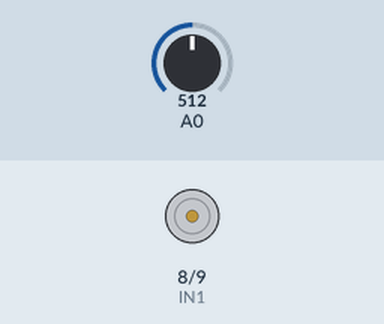
Bench run of a sketch on a simulated Arduino Uno, built with avr-gcc and run on an emulated ATmega328P. Parts: motor-driver pin pairs drawn as motors (green arrow = first pin HIGH = forward, orange = second pin HIGH = backward, longer = more drive). The test bench sets the inputs (shaded band); at power-on: A0 = 512.

Above: at 1.2 s.
1.3 s: A0 set to 462
2.8 s: A0 set to 442
At 3.2 s:
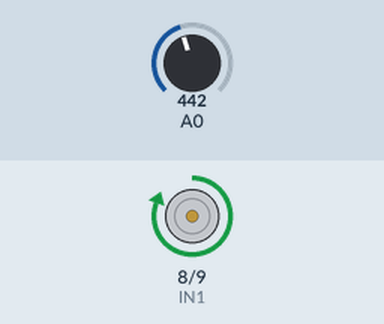
4.3 s: A0 set to 809
At 5.5 s:
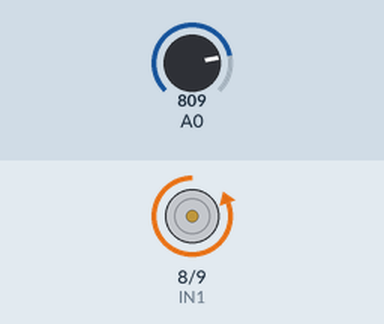
5.8 s: A0 set to 780
At 6.7 s:
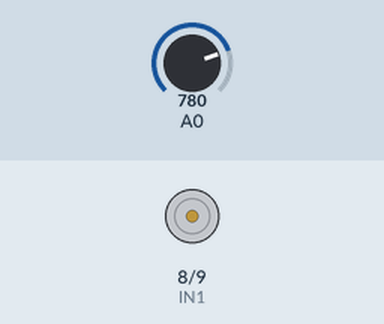
7.3 s: A0 set to 810
At 7.8 s:
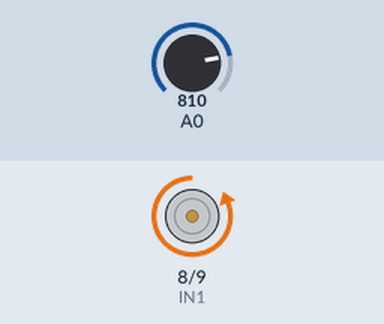
Timing chart, 0 to 9.8 s (numbered marks = the images above; inputs shaded):
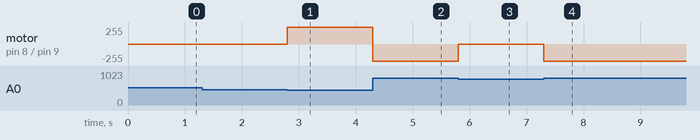

Measured:
- the behaviour switches between 451 and 450 on A0 (found by bisection; images 0 and 1)
- the behaviour switches between 799 and 798 on A0 (found by bisection; images 2 and 3)
- after the input at 1.3 s, every drawn part: stays the same
- after the input at 2.8 s, motor on pin 8 (IN1) / pin 9 (IN2): stopped → forward 255/255 at once
- after the input at 4.3 s, motor on pin 8 (IN1) / pin 9 (IN2): forward 255/255 → backward 255/255 at once
- after the input at 5.8 s, motor on pin 8 (IN1) / pin 9 (IN2): backward 255/255 → stopped at once
- after the input at 7.3 s, motor on pin 8 (IN1) / pin 9 (IN2): stopped → backward 255/255 at once

The sketch:

ponteH_projeto1.ino
```cpp
int ENABLE = 3;
int IN1 = 8;
int IN2 = 9;
int A;
void setup()
{

pinMode(IN1,OUTPUT);
pinMode(IN2,OUTPUT);

}


void loop()
{

digitalWrite(ENABLE, 1000);

A = analogRead(A0);

if(A>=800)
{
digitalWrite(IN1,LOW);
digitalWrite(IN2, HIGH);
}
if(A<=450)
{
digitalWrite(IN1,HIGH);
digitalWrite(IN2, LOW);
}

if(A>450 && A<799)
{
digitalWrite(IN1,LOW);
digitalWrite(IN2, LOW);
}


}
```
